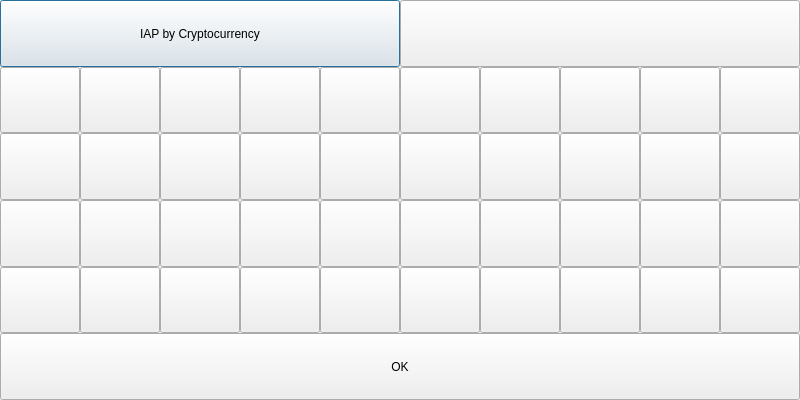
<?xml version="1.0" encoding="UTF-8"?>
<ui version="4.0">
 <class>Dialog</class>
 <widget class="QDialog" name="Dialog">
  <property name="geometry">
   <rect>
    <x>0</x>
    <y>0</y>
    <width>800</width>
    <height>400</height>
   </rect>
  </property>
  <property name="windowTitle">
   <string>Dialog</string>
  </property>
  <layout class="QVBoxLayout" name="verticalLayout">
   <property name="spacing">
    <number>0</number>
   </property>
   <property name="sizeConstraint">
    <enum>QLayout::SizeConstraint::SetMaximumSize</enum>
   </property>
   <property name="leftMargin">
    <number>0</number>
   </property>
   <property name="topMargin">
    <number>0</number>
   </property>
   <property name="rightMargin">
    <number>0</number>
   </property>
   <property name="bottomMargin">
    <number>0</number>
   </property>
   <item>
    <layout class="QHBoxLayout" name="h0">
     <item>
      <widget class="QPushButton" name="logo">
       <property name="sizePolicy">
        <sizepolicy hsizetype="Minimum" vsizetype="Preferred">
         <horstretch>0</horstretch>
         <verstretch>0</verstretch>
        </sizepolicy>
       </property>
       <property name="text">
        <string>IAP by Cryptocurrency</string>
       </property>
      </widget>
     </item>
     <item>
      <widget class="QPushButton" name="license">
       <property name="sizePolicy">
        <sizepolicy hsizetype="Minimum" vsizetype="Preferred">
         <horstretch>0</horstretch>
         <verstretch>0</verstretch>
        </sizepolicy>
       </property>
       <property name="text">
        <string/>
       </property>
      </widget>
     </item>
    </layout>
   </item>
   <item>
    <layout class="QHBoxLayout" name="h1">
     <property name="spacing">
      <number>0</number>
     </property>
     <item>
      <widget class="QPushButton" name="b_1">
       <property name="sizePolicy">
        <sizepolicy hsizetype="Preferred" vsizetype="Preferred">
         <horstretch>0</horstretch>
         <verstretch>0</verstretch>
        </sizepolicy>
       </property>
       <property name="text">
        <string/>
       </property>
      </widget>
     </item>
     <item>
      <widget class="QPushButton" name="b_2">
       <property name="sizePolicy">
        <sizepolicy hsizetype="Preferred" vsizetype="Preferred">
         <horstretch>0</horstretch>
         <verstretch>0</verstretch>
        </sizepolicy>
       </property>
       <property name="text">
        <string/>
       </property>
      </widget>
     </item>
     <item>
      <widget class="QPushButton" name="b_3">
       <property name="sizePolicy">
        <sizepolicy hsizetype="Preferred" vsizetype="Preferred">
         <horstretch>0</horstretch>
         <verstretch>0</verstretch>
        </sizepolicy>
       </property>
       <property name="text">
        <string/>
       </property>
      </widget>
     </item>
     <item>
      <widget class="QPushButton" name="b_4">
       <property name="sizePolicy">
        <sizepolicy hsizetype="Preferred" vsizetype="Preferred">
         <horstretch>0</horstretch>
         <verstretch>0</verstretch>
        </sizepolicy>
       </property>
       <property name="text">
        <string/>
       </property>
      </widget>
     </item>
     <item>
      <widget class="QPushButton" name="b_5">
       <property name="sizePolicy">
        <sizepolicy hsizetype="Preferred" vsizetype="Preferred">
         <horstretch>0</horstretch>
         <verstretch>0</verstretch>
        </sizepolicy>
       </property>
       <property name="text">
        <string/>
       </property>
      </widget>
     </item>
     <item>
      <widget class="QPushButton" name="b_6">
       <property name="sizePolicy">
        <sizepolicy hsizetype="Preferred" vsizetype="Preferred">
         <horstretch>0</horstretch>
         <verstretch>0</verstretch>
        </sizepolicy>
       </property>
       <property name="text">
        <string/>
       </property>
      </widget>
     </item>
     <item>
      <widget class="QPushButton" name="b_7">
       <property name="sizePolicy">
        <sizepolicy hsizetype="Preferred" vsizetype="Preferred">
         <horstretch>0</horstretch>
         <verstretch>0</verstretch>
        </sizepolicy>
       </property>
       <property name="text">
        <string/>
       </property>
      </widget>
     </item>
     <item>
      <widget class="QPushButton" name="b_8">
       <property name="sizePolicy">
        <sizepolicy hsizetype="Preferred" vsizetype="Preferred">
         <horstretch>0</horstretch>
         <verstretch>0</verstretch>
        </sizepolicy>
       </property>
       <property name="text">
        <string/>
       </property>
      </widget>
     </item>
     <item>
      <widget class="QPushButton" name="b_9">
       <property name="sizePolicy">
        <sizepolicy hsizetype="Preferred" vsizetype="Preferred">
         <horstretch>0</horstretch>
         <verstretch>0</verstretch>
        </sizepolicy>
       </property>
       <property name="text">
        <string/>
       </property>
      </widget>
     </item>
     <item>
      <widget class="QPushButton" name="b_10">
       <property name="sizePolicy">
        <sizepolicy hsizetype="Preferred" vsizetype="Preferred">
         <horstretch>0</horstretch>
         <verstretch>0</verstretch>
        </sizepolicy>
       </property>
       <property name="text">
        <string/>
       </property>
      </widget>
     </item>
    </layout>
   </item>
   <item>
    <layout class="QHBoxLayout" name="h2">
     <item>
      <widget class="QPushButton" name="b_11">
       <property name="sizePolicy">
        <sizepolicy hsizetype="Preferred" vsizetype="Preferred">
         <horstretch>0</horstretch>
         <verstretch>0</verstretch>
        </sizepolicy>
       </property>
       <property name="text">
        <string/>
       </property>
      </widget>
     </item>
     <item>
      <widget class="QPushButton" name="b_12">
       <property name="sizePolicy">
        <sizepolicy hsizetype="Preferred" vsizetype="Preferred">
         <horstretch>0</horstretch>
         <verstretch>0</verstretch>
        </sizepolicy>
       </property>
       <property name="text">
        <string/>
       </property>
      </widget>
     </item>
     <item>
      <widget class="QPushButton" name="b_13">
       <property name="sizePolicy">
        <sizepolicy hsizetype="Preferred" vsizetype="Preferred">
         <horstretch>0</horstretch>
         <verstretch>0</verstretch>
        </sizepolicy>
       </property>
       <property name="text">
        <string/>
       </property>
      </widget>
     </item>
     <item>
      <widget class="QPushButton" name="b_14">
       <property name="sizePolicy">
        <sizepolicy hsizetype="Preferred" vsizetype="Preferred">
         <horstretch>0</horstretch>
         <verstretch>0</verstretch>
        </sizepolicy>
       </property>
       <property name="text">
        <string/>
       </property>
      </widget>
     </item>
     <item>
      <widget class="QPushButton" name="b_15">
       <property name="sizePolicy">
        <sizepolicy hsizetype="Preferred" vsizetype="Preferred">
         <horstretch>0</horstretch>
         <verstretch>0</verstretch>
        </sizepolicy>
       </property>
       <property name="text">
        <string/>
       </property>
      </widget>
     </item>
     <item>
      <widget class="QPushButton" name="b_16">
       <property name="sizePolicy">
        <sizepolicy hsizetype="Preferred" vsizetype="Preferred">
         <horstretch>0</horstretch>
         <verstretch>0</verstretch>
        </sizepolicy>
       </property>
       <property name="text">
        <string/>
       </property>
      </widget>
     </item>
     <item>
      <widget class="QPushButton" name="b_17">
       <property name="sizePolicy">
        <sizepolicy hsizetype="Preferred" vsizetype="Preferred">
         <horstretch>0</horstretch>
         <verstretch>0</verstretch>
        </sizepolicy>
       </property>
       <property name="text">
        <string/>
       </property>
      </widget>
     </item>
     <item>
      <widget class="QPushButton" name="b_18">
       <property name="sizePolicy">
        <sizepolicy hsizetype="Preferred" vsizetype="Preferred">
         <horstretch>0</horstretch>
         <verstretch>0</verstretch>
        </sizepolicy>
       </property>
       <property name="text">
        <string/>
       </property>
      </widget>
     </item>
     <item>
      <widget class="QPushButton" name="b_19">
       <property name="sizePolicy">
        <sizepolicy hsizetype="Preferred" vsizetype="Preferred">
         <horstretch>0</horstretch>
         <verstretch>0</verstretch>
        </sizepolicy>
       </property>
       <property name="text">
        <string/>
       </property>
      </widget>
     </item>
     <item>
      <widget class="QPushButton" name="b_20">
       <property name="sizePolicy">
        <sizepolicy hsizetype="Preferred" vsizetype="Preferred">
         <horstretch>0</horstretch>
         <verstretch>0</verstretch>
        </sizepolicy>
       </property>
       <property name="text">
        <string/>
       </property>
      </widget>
     </item>
    </layout>
   </item>
   <item>
    <layout class="QHBoxLayout" name="h3">
     <item>
      <widget class="QPushButton" name="b_21">
       <property name="sizePolicy">
        <sizepolicy hsizetype="Preferred" vsizetype="Preferred">
         <horstretch>0</horstretch>
         <verstretch>0</verstretch>
        </sizepolicy>
       </property>
       <property name="text">
        <string/>
       </property>
      </widget>
     </item>
     <item>
      <widget class="QPushButton" name="b_22">
       <property name="sizePolicy">
        <sizepolicy hsizetype="Preferred" vsizetype="Preferred">
         <horstretch>0</horstretch>
         <verstretch>0</verstretch>
        </sizepolicy>
       </property>
       <property name="text">
        <string/>
       </property>
      </widget>
     </item>
     <item>
      <widget class="QPushButton" name="b_23">
       <property name="sizePolicy">
        <sizepolicy hsizetype="Preferred" vsizetype="Preferred">
         <horstretch>0</horstretch>
         <verstretch>0</verstretch>
        </sizepolicy>
       </property>
       <property name="text">
        <string/>
       </property>
      </widget>
     </item>
     <item>
      <widget class="QPushButton" name="b_24">
       <property name="sizePolicy">
        <sizepolicy hsizetype="Preferred" vsizetype="Preferred">
         <horstretch>0</horstretch>
         <verstretch>0</verstretch>
        </sizepolicy>
       </property>
       <property name="text">
        <string/>
       </property>
      </widget>
     </item>
     <item>
      <widget class="QPushButton" name="b_25">
       <property name="sizePolicy">
        <sizepolicy hsizetype="Preferred" vsizetype="Preferred">
         <horstretch>0</horstretch>
         <verstretch>0</verstretch>
        </sizepolicy>
       </property>
       <property name="text">
        <string/>
       </property>
      </widget>
     </item>
     <item>
      <widget class="QPushButton" name="b_26">
       <property name="sizePolicy">
        <sizepolicy hsizetype="Preferred" vsizetype="Preferred">
         <horstretch>0</horstretch>
         <verstretch>0</verstretch>
        </sizepolicy>
       </property>
       <property name="text">
        <string/>
       </property>
      </widget>
     </item>
     <item>
      <widget class="QPushButton" name="b_27">
       <property name="sizePolicy">
        <sizepolicy hsizetype="Preferred" vsizetype="Preferred">
         <horstretch>0</horstretch>
         <verstretch>0</verstretch>
        </sizepolicy>
       </property>
       <property name="text">
        <string/>
       </property>
      </widget>
     </item>
     <item>
      <widget class="QPushButton" name="b_28">
       <property name="sizePolicy">
        <sizepolicy hsizetype="Preferred" vsizetype="Preferred">
         <horstretch>0</horstretch>
         <verstretch>0</verstretch>
        </sizepolicy>
       </property>
       <property name="text">
        <string/>
       </property>
      </widget>
     </item>
     <item>
      <widget class="QPushButton" name="b_29">
       <property name="sizePolicy">
        <sizepolicy hsizetype="Preferred" vsizetype="Preferred">
         <horstretch>0</horstretch>
         <verstretch>0</verstretch>
        </sizepolicy>
       </property>
       <property name="text">
        <string/>
       </property>
      </widget>
     </item>
     <item>
      <widget class="QPushButton" name="b_30">
       <property name="sizePolicy">
        <sizepolicy hsizetype="Preferred" vsizetype="Preferred">
         <horstretch>0</horstretch>
         <verstretch>0</verstretch>
        </sizepolicy>
       </property>
       <property name="text">
        <string/>
       </property>
      </widget>
     </item>
    </layout>
   </item>
   <item>
    <layout class="QHBoxLayout" name="h4">
     <item>
      <widget class="QPushButton" name="b_31">
       <property name="sizePolicy">
        <sizepolicy hsizetype="Preferred" vsizetype="Preferred">
         <horstretch>0</horstretch>
         <verstretch>0</verstretch>
        </sizepolicy>
       </property>
       <property name="text">
        <string/>
       </property>
      </widget>
     </item>
     <item>
      <widget class="QPushButton" name="b_32">
       <property name="sizePolicy">
        <sizepolicy hsizetype="Preferred" vsizetype="Preferred">
         <horstretch>0</horstretch>
         <verstretch>0</verstretch>
        </sizepolicy>
       </property>
       <property name="text">
        <string/>
       </property>
      </widget>
     </item>
     <item>
      <widget class="QPushButton" name="b_33">
       <property name="sizePolicy">
        <sizepolicy hsizetype="Preferred" vsizetype="Preferred">
         <horstretch>0</horstretch>
         <verstretch>0</verstretch>
        </sizepolicy>
       </property>
       <property name="text">
        <string/>
       </property>
      </widget>
     </item>
     <item>
      <widget class="QPushButton" name="b_34">
       <property name="sizePolicy">
        <sizepolicy hsizetype="Preferred" vsizetype="Preferred">
         <horstretch>0</horstretch>
         <verstretch>0</verstretch>
        </sizepolicy>
       </property>
       <property name="text">
        <string/>
       </property>
      </widget>
     </item>
     <item>
      <widget class="QPushButton" name="b_35">
       <property name="sizePolicy">
        <sizepolicy hsizetype="Preferred" vsizetype="Preferred">
         <horstretch>0</horstretch>
         <verstretch>0</verstretch>
        </sizepolicy>
       </property>
       <property name="text">
        <string/>
       </property>
      </widget>
     </item>
     <item>
      <widget class="QPushButton" name="b_36">
       <property name="sizePolicy">
        <sizepolicy hsizetype="Preferred" vsizetype="Preferred">
         <horstretch>0</horstretch>
         <verstretch>0</verstretch>
        </sizepolicy>
       </property>
       <property name="text">
        <string/>
       </property>
      </widget>
     </item>
     <item>
      <widget class="QPushButton" name="b_37">
       <property name="sizePolicy">
        <sizepolicy hsizetype="Preferred" vsizetype="Preferred">
         <horstretch>0</horstretch>
         <verstretch>0</verstretch>
        </sizepolicy>
       </property>
       <property name="text">
        <string/>
       </property>
      </widget>
     </item>
     <item>
      <widget class="QPushButton" name="b_38">
       <property name="sizePolicy">
        <sizepolicy hsizetype="Preferred" vsizetype="Preferred">
         <horstretch>0</horstretch>
         <verstretch>0</verstretch>
        </sizepolicy>
       </property>
       <property name="text">
        <string/>
       </property>
      </widget>
     </item>
     <item>
      <widget class="QPushButton" name="b_39">
       <property name="sizePolicy">
        <sizepolicy hsizetype="Preferred" vsizetype="Preferred">
         <horstretch>0</horstretch>
         <verstretch>0</verstretch>
        </sizepolicy>
       </property>
       <property name="text">
        <string/>
       </property>
      </widget>
     </item>
     <item>
      <widget class="QPushButton" name="b_40">
       <property name="sizePolicy">
        <sizepolicy hsizetype="Preferred" vsizetype="Preferred">
         <horstretch>0</horstretch>
         <verstretch>0</verstretch>
        </sizepolicy>
       </property>
       <property name="text">
        <string/>
       </property>
      </widget>
     </item>
    </layout>
   </item>
   <item>
    <widget class="QPushButton" name="ok">
     <property name="sizePolicy">
      <sizepolicy hsizetype="Minimum" vsizetype="Preferred">
       <horstretch>0</horstretch>
       <verstretch>0</verstretch>
      </sizepolicy>
     </property>
     <property name="text">
      <string>OK</string>
     </property>
    </widget>
   </item>
  </layout>
 </widget>
 <resources/>
 <connections/>
</ui>
